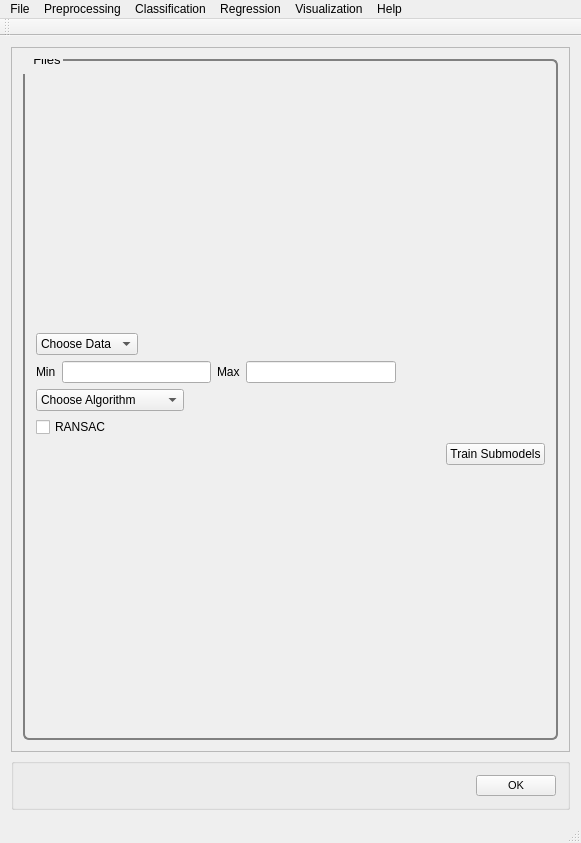
<?xml version="1.0" encoding="UTF-8"?>
<ui version="4.0">
 <class>MainWindow</class>
 <widget class="QMainWindow" name="MainWindow">
  <property name="geometry">
   <rect>
    <x>0</x>
    <y>0</y>
    <width>581</width>
    <height>843</height>
   </rect>
  </property>
  <property name="windowTitle">
   <string>PYSAT</string>
  </property>
  <widget class="QWidget" name="centralWidget">
   <layout class="QVBoxLayout" name="verticalLayout_9">
    <item>
     <widget class="QScrollArea" name="scrollArea">
      <property name="widgetResizable">
       <bool>true</bool>
      </property>
      <widget class="QWidget" name="scrollAreaWidgetContents_2">
       <property name="geometry">
        <rect>
         <x>0</x>
         <y>0</y>
         <width>561</width>
         <height>721</height>
        </rect>
       </property>
       <property name="font">
        <font>
         <pointsize>8</pointsize>
        </font>
       </property>
       <property name="styleSheet">
        <string notr="true">QGroupBox {
  border: 2px solid gray;
  border-radius: 6px;
  margin-top: 0.5em;
}

QGroupBox::title {

  padding-top: -14px;
  padding-left: 8px;
}
</string>
       </property>
       <layout class="QVBoxLayout" name="verticalLayout_8">
        <item>
         <widget class="QGroupBox" name="submodel">
          <property name="font">
           <font>
            <pointsize>10</pointsize>
           </font>
          </property>
          <property name="title">
           <string>Files</string>
          </property>
          <layout class="QVBoxLayout" name="verticalLayout">
           <item>
            <layout class="QVBoxLayout" name="submodel_vlayout">
             <item>
              <layout class="QHBoxLayout" name="submodel_choosedata_hlayout">
               <item>
                <widget class="QComboBox" name="submodel_choosedata">
                 <property name="iconSize">
                  <size>
                   <width>50</width>
                   <height>20</height>
                  </size>
                 </property>
                 <item>
                  <property name="text">
                   <string>Choose Data</string>
                  </property>
                 </item>
                 <item>
                  <property name="text">
                   <string>Known Data</string>
                  </property>
                 </item>
                </widget>
               </item>
               <item>
                <spacer name="submodel_choosedata_spacer">
                 <property name="orientation">
                  <enum>Qt::Horizontal</enum>
                 </property>
                 <property name="sizeHint" stdset="0">
                  <size>
                   <width>40</width>
                   <height>20</height>
                  </size>
                 </property>
                </spacer>
               </item>
              </layout>
             </item>
             <item>
              <layout class="QHBoxLayout" name="horizontalLayout">
               <item>
                <widget class="QLabel" name="label">
                 <property name="text">
                  <string>Min</string>
                 </property>
                </widget>
               </item>
               <item>
                <widget class="QLineEdit" name="lineEdit"/>
               </item>
               <item>
                <widget class="QLabel" name="label_2">
                 <property name="text">
                  <string>Max</string>
                 </property>
                </widget>
               </item>
               <item>
                <widget class="QLineEdit" name="lineEdit_2"/>
               </item>
               <item>
                <spacer name="horizontalSpacer">
                 <property name="orientation">
                  <enum>Qt::Horizontal</enum>
                 </property>
                 <property name="sizeHint" stdset="0">
                  <size>
                   <width>40</width>
                   <height>20</height>
                  </size>
                 </property>
                </spacer>
               </item>
              </layout>
             </item>
             <item>
              <layout class="QHBoxLayout" name="submodel_choosealg_hlayout">
               <item>
                <widget class="QComboBox" name="submodel_choosealg">
                 <property name="iconSize">
                  <size>
                   <width>50</width>
                   <height>20</height>
                  </size>
                 </property>
                 <item>
                  <property name="text">
                   <string>Choose Algorithm</string>
                  </property>
                 </item>
                 <item>
                  <property name="text">
                   <string>PLS</string>
                  </property>
                 </item>
                 <item>
                  <property name="text">
                   <string>GP</string>
                  </property>
                 </item>
                 <item>
                  <property name="text">
                   <string>Others coming soon...</string>
                  </property>
                 </item>
                </widget>
               </item>
               <item>
                <spacer name="submodel_choosealg_spacer">
                 <property name="orientation">
                  <enum>Qt::Horizontal</enum>
                 </property>
                 <property name="sizeHint" stdset="0">
                  <size>
                   <width>40</width>
                   <height>20</height>
                  </size>
                 </property>
                </spacer>
               </item>
              </layout>
             </item>
             <item>
              <widget class="QCheckBox" name="regression_ransac_checkbox">
               <property name="text">
                <string>RANSAC</string>
               </property>
              </widget>
             </item>
             <item>
              <layout class="QHBoxLayout" name="submodel_trainbutton_hlayout">
               <item>
                <spacer name="submodel_trainbutton_spacer">
                 <property name="orientation">
                  <enum>Qt::Horizontal</enum>
                 </property>
                 <property name="sizeHint" stdset="0">
                  <size>
                   <width>40</width>
                   <height>20</height>
                  </size>
                 </property>
                </spacer>
               </item>
               <item>
                <widget class="QPushButton" name="submodel_trainbutton">
                 <property name="text">
                  <string>Train Submodels</string>
                 </property>
                </widget>
               </item>
              </layout>
             </item>
            </layout>
           </item>
          </layout>
         </widget>
        </item>
       </layout>
      </widget>
     </widget>
    </item>
    <item>
     <widget class="QGroupBox" name="OK">
      <layout class="QHBoxLayout" name="ok">
       <item>
        <spacer name="horizontalSpacer_5">
         <property name="orientation">
          <enum>Qt::Horizontal</enum>
         </property>
         <property name="sizeHint" stdset="0">
          <size>
           <width>40</width>
           <height>20</height>
          </size>
         </property>
        </spacer>
       </item>
       <item>
        <widget class="QPushButton" name="okButton">
         <property name="font">
          <font>
           <pointsize>8</pointsize>
          </font>
         </property>
         <property name="mouseTracking">
          <bool>false</bool>
         </property>
         <property name="text">
          <string>OK</string>
         </property>
        </widget>
       </item>
      </layout>
     </widget>
    </item>
   </layout>
  </widget>
  <widget class="QToolBar" name="mainToolBar">
   <attribute name="toolBarArea">
    <enum>TopToolBarArea</enum>
   </attribute>
   <attribute name="toolBarBreak">
    <bool>false</bool>
   </attribute>
  </widget>
  <widget class="QStatusBar" name="statusBar"/>
  <widget class="QMenuBar" name="menuBar">
   <property name="geometry">
    <rect>
     <x>0</x>
     <y>0</y>
     <width>581</width>
     <height>21</height>
    </rect>
   </property>
   <widget class="QMenu" name="menuFile">
    <property name="title">
     <string>File</string>
    </property>
    <addaction name="actionLoad_Refence_Data"/>
    <addaction name="actionLoad_Unknown_Data"/>
    <addaction name="actionSet_output_location"/>
    <addaction name="separator"/>
    <addaction name="actionSave_Current_Plots"/>
    <addaction name="actionSave_Current_Data"/>
    <addaction name="separator"/>
    <addaction name="actionCreate_New_Workflow"/>
    <addaction name="actionSave_Current_Workflow"/>
    <addaction name="separator"/>
    <addaction name="actionExit"/>
   </widget>
   <widget class="QMenu" name="menuPreprocessing">
    <property name="title">
     <string>Preprocessing</string>
    </property>
    <widget class="QMenu" name="menuBaseline_Removal">
     <property name="title">
      <string>Baseline Removal</string>
     </property>
     <addaction name="actionALS"/>
     <addaction name="actionDietrich"/>
     <addaction name="actionPolyFit"/>
     <addaction name="actionAirPLS"/>
     <addaction name="actionFABC"/>
     <addaction name="actionKK"/>
     <addaction name="actionMario"/>
     <addaction name="actionMedian"/>
     <addaction name="actionRubberband"/>
     <addaction name="actionUndecimated_Wavelet"/>
    </widget>
    <widget class="QMenu" name="menuCalibration_Transfer">
     <property name="title">
      <string>Calibration Transfer</string>
     </property>
     <addaction name="actionRatio"/>
     <addaction name="actionTommy_s_Methgod"/>
     <addaction name="actionPiecewise_Direct_Standardization"/>
     <addaction name="actionOthers_3"/>
    </widget>
    <addaction name="actionNormalization"/>
    <addaction name="actionNoise_Reduction"/>
    <addaction name="actionApply_Mask"/>
    <addaction name="actionInterpolate"/>
    <addaction name="actionInstrument_Response"/>
    <addaction name="menuBaseline_Removal"/>
    <addaction name="menuCalibration_Transfer"/>
    <addaction name="actionICA_2"/>
    <addaction name="actionPCA_2"/>
   </widget>
   <widget class="QMenu" name="menuRegression">
    <property name="title">
     <string>Regression</string>
    </property>
    <addaction name="actionCross_Validation"/>
    <addaction name="actionTrain"/>
    <addaction name="actionPredict"/>
    <addaction name="actionCreate_N_Folds"/>
    <addaction name="actionCreate_Test_Folds"/>
    <addaction name="actionSubmodel_Ranges"/>
   </widget>
   <widget class="QMenu" name="menuHelp">
    <property name="title">
     <string>Help</string>
    </property>
    <addaction name="actionIndex"/>
    <addaction name="actionContent_2"/>
    <addaction name="separator"/>
    <addaction name="actionAbout"/>
    <addaction name="actionAbout_QtCreator"/>
   </widget>
   <widget class="QMenu" name="menuClassification">
    <property name="title">
     <string>Classification</string>
    </property>
    <widget class="QMenu" name="menuSupervised">
     <property name="title">
      <string>Supervised</string>
     </property>
     <addaction name="actionPLS_DA"/>
     <addaction name="actionSIMCA"/>
    </widget>
    <widget class="QMenu" name="menuClustering">
     <property name="title">
      <string>Clustering</string>
     </property>
     <addaction name="actionK_means"/>
     <addaction name="actionHierarchical_2"/>
    </widget>
    <addaction name="menuSupervised"/>
    <addaction name="menuClustering"/>
   </widget>
   <widget class="QMenu" name="menuVisualization">
    <property name="title">
     <string>Visualization</string>
    </property>
    <addaction name="actionLine_Plot"/>
    <addaction name="action1_to_1_Plot"/>
    <addaction name="actionScatter_Plot"/>
   </widget>
   <addaction name="menuFile"/>
   <addaction name="menuPreprocessing"/>
   <addaction name="menuClassification"/>
   <addaction name="menuRegression"/>
   <addaction name="menuVisualization"/>
   <addaction name="menuHelp"/>
  </widget>
  <action name="actionLoad_Refence_Data">
   <property name="text">
    <string>Load Refence Data</string>
   </property>
  </action>
  <action name="actionLoad_Unknown_Data">
   <property name="text">
    <string>Load Unknown Data</string>
   </property>
  </action>
  <action name="actionSave_Current_Workflow">
   <property name="text">
    <string>Save Current Workflow</string>
   </property>
  </action>
  <action name="actionSave_Current_Plots">
   <property name="text">
    <string>Save Current Plots</string>
   </property>
  </action>
  <action name="actionSave_Current_Data">
   <property name="text">
    <string>Save Current Data</string>
   </property>
  </action>
  <action name="actionCreate_New_Workflow">
   <property name="text">
    <string>Create New Workflow</string>
   </property>
  </action>
  <action name="actionNoise_Reduction">
   <property name="text">
    <string>Noise Reduction</string>
   </property>
  </action>
  <action name="actionApply_Mask">
   <property name="text">
    <string>Apply Mask</string>
   </property>
  </action>
  <action name="actionInterpolate">
   <property name="text">
    <string>Interpolate (unknown to known)</string>
   </property>
  </action>
  <action name="actionInstrument_Response">
   <property name="text">
    <string>Instrument Response</string>
   </property>
  </action>
  <action name="actionALS">
   <property name="text">
    <string>ALS</string>
   </property>
  </action>
  <action name="actionDietrich">
   <property name="text">
    <string>Dietrich</string>
   </property>
  </action>
  <action name="actionPolyFit">
   <property name="text">
    <string>PolyFit</string>
   </property>
  </action>
  <action name="actionAirPLS">
   <property name="text">
    <string>AirPLS</string>
   </property>
  </action>
  <action name="actionFABC">
   <property name="text">
    <string>FABC</string>
   </property>
  </action>
  <action name="actionKK">
   <property name="text">
    <string>KK</string>
   </property>
  </action>
  <action name="actionMario">
   <property name="text">
    <string>Mario</string>
   </property>
  </action>
  <action name="actionMedian">
   <property name="text">
    <string>Median</string>
   </property>
  </action>
  <action name="actionRubberband">
   <property name="text">
    <string>Rubberband</string>
   </property>
  </action>
  <action name="actionUndecimated_Wavelet">
   <property name="text">
    <string>Undecimated Wavelet</string>
   </property>
  </action>
  <action name="actionRatio">
   <property name="text">
    <string>Ratio</string>
   </property>
  </action>
  <action name="actionTommy_s_Methgod">
   <property name="text">
    <string>Tommy's Method</string>
   </property>
  </action>
  <action name="actionPiecewise_Direct_Standardization">
   <property name="text">
    <string>Piecewise Direct Standardization</string>
   </property>
  </action>
  <action name="actionPCA">
   <property name="text">
    <string>PCA</string>
   </property>
  </action>
  <action name="actionICA">
   <property name="text">
    <string>ICA</string>
   </property>
  </action>
  <action name="actionK_Means">
   <property name="text">
    <string>K-Means</string>
   </property>
  </action>
  <action name="actionHierarchical">
   <property name="text">
    <string>Hierarchical</string>
   </property>
  </action>
  <action name="actionOthers">
   <property name="text">
    <string>Others...</string>
   </property>
  </action>
  <action name="actionOthers_2">
   <property name="text">
    <string>Others...</string>
   </property>
  </action>
  <action name="actionOthers_3">
   <property name="text">
    <string>Others...</string>
   </property>
  </action>
  <action name="actionPLS">
   <property name="text">
    <string>PLS</string>
   </property>
  </action>
  <action name="actionSM_PLS">
   <property name="text">
    <string>SM-PLS</string>
   </property>
  </action>
  <action name="actionICA_Regression">
   <property name="text">
    <string>ICA Regression</string>
   </property>
  </action>
  <action name="actionGaussian_Process">
   <property name="text">
    <string>Gaussian Process</string>
   </property>
  </action>
  <action name="actionMLP">
   <property name="text">
    <string>MLP</string>
   </property>
  </action>
  <action name="actionSVM">
   <property name="text">
    <string>SVM</string>
   </property>
  </action>
  <action name="actionOthers_4">
   <property name="text">
    <string>Others...</string>
   </property>
  </action>
  <action name="actionOthers_5">
   <property name="text">
    <string>Others...</string>
   </property>
  </action>
  <action name="actionIndex">
   <property name="text">
    <string>Index</string>
   </property>
  </action>
  <action name="actionContent_2">
   <property name="text">
    <string>Content</string>
   </property>
  </action>
  <action name="actionAbout">
   <property name="text">
    <string>About...</string>
   </property>
  </action>
  <action name="actionAbout_QtCreator">
   <property name="text">
    <string>About Qt...</string>
   </property>
  </action>
  <action name="actionExit">
   <property name="text">
    <string>Exit</string>
   </property>
  </action>
  <action name="actionNormalization">
   <property name="text">
    <string>Normalization</string>
   </property>
  </action>
  <action name="actionICA_2">
   <property name="text">
    <string>ICA</string>
   </property>
  </action>
  <action name="actionPCA_2">
   <property name="text">
    <string>PCA</string>
   </property>
  </action>
  <action name="actionPLS_DA">
   <property name="text">
    <string>PLS-DA</string>
   </property>
  </action>
  <action name="actionSIMCA">
   <property name="text">
    <string>SIMCA</string>
   </property>
  </action>
  <action name="actionK_means">
   <property name="text">
    <string>K-means</string>
   </property>
  </action>
  <action name="actionHierarchical_2">
   <property name="text">
    <string>Hierarchical</string>
   </property>
  </action>
  <action name="actionCross_Validation">
   <property name="text">
    <string>Cross Validation</string>
   </property>
  </action>
  <action name="actionTrain">
   <property name="text">
    <string>Train</string>
   </property>
  </action>
  <action name="actionPredict">
   <property name="text">
    <string>Predict</string>
   </property>
  </action>
  <action name="actionLine_Plot">
   <property name="text">
    <string>Line Plot</string>
   </property>
  </action>
  <action name="action1_to_1_Plot">
   <property name="text">
    <string>1 to 1 Plot</string>
   </property>
  </action>
  <action name="actionScatter_Plot">
   <property name="text">
    <string>Scatter Plot</string>
   </property>
  </action>
  <action name="actionSet_output_location">
   <property name="text">
    <string>Output Location</string>
   </property>
  </action>
  <action name="actionCreate_N_Folds">
   <property name="text">
    <string>Create N Folds</string>
   </property>
  </action>
  <action name="actionCreate_Test_Folds">
   <property name="text">
    <string>Create Test Folds</string>
   </property>
  </action>
  <action name="actionSubmodel_Ranges">
   <property name="text">
    <string>Submodel Ranges</string>
   </property>
  </action>
 </widget>
 <layoutdefault spacing="6" margin="11"/>
 <resources/>
 <connections/>
</ui>
